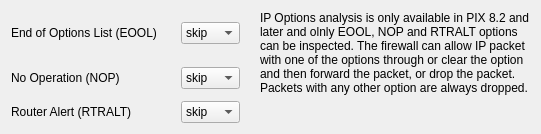
         <widget class="QWidget" name="tab_3">
          <attribute name="title">
           <string>IP options</string>
          </attribute>
          <layout class="QGridLayout" name="pixAdvanced_gridLayout">
           <property name="horizontalSpacing">
            <number>20</number>
           </property>
           <item row="0" column="0">
            <widget class="QLabel" name="label_5">
             <property name="text">
              <string>End of Options List (EOOL) </string>
             </property>
            </widget>
           </item>
           <item row="0" column="1">
            <widget class="QComboBox" name="pix_ip_options_eool_switch">
             <item>
              <property name="text">
               <string>skip</string>
              </property>
             </item>
             <item>
              <property name="text">
               <string>allow</string>
              </property>
             </item>
             <item>
              <property name="text">
               <string>drop</string>
              </property>
             </item>
             <item>
              <property name="text">
               <string>clear</string>
              </property>
             </item>
            </widget>
           </item>
           <item row="0" column="2" rowspan="2">
            <widget class="QLabel" name="label_8">
             <property name="sizePolicy">
              <sizepolicy hsizetype="Expanding" vsizetype="Preferred">
               <horstretch>0</horstretch>
               <verstretch>0</verstretch>
              </sizepolicy>
             </property>
             <property name="text">
              <string>IP Options analysis is only available in PIX 8.2 and later and olnly EOOL, NOP and RTRALT options can be inspected. The firewall can allow IP packet with one of the options through or clear the option and then forward the packet, or drop the packet. Packets with any other option are always dropped.</string>
             </property>
             <property name="wordWrap">
              <bool>true</bool>
             </property>
            </widget>
           </item>
           <item row="1" column="0">
            <widget class="QLabel" name="label_6">
             <property name="text">
              <string>No Operation (NOP) </string>
             </property>
            </widget>
           </item>
           <item row="1" column="1">
            <widget class="QComboBox" name="pix_ip_options_nop_switch">
             <item>
              <property name="text">
               <string>skip</string>
              </property>
             </item>
             <item>
              <property name="text">
               <string>allow</string>
              </property>
             </item>
             <item>
              <property name="text">
               <string>drop</string>
              </property>
             </item>
             <item>
              <property name="text">
               <string>clear</string>
              </property>
             </item>
            </widget>
           </item>
           <item row="2" column="0">
            <widget class="QLabel" name="label_7">
             <property name="text">
              <string>Router Alert (RTRALT)</string>
             </property>
            </widget>
           </item>
           <item row="2" column="1">
            <widget class="QComboBox" name="pix_ip_options_rtralt_switch">
             <item>
              <property name="text">
               <string>skip</string>
              </property>
             </item>
             <item>
              <property name="text">
               <string>allow</string>
              </property>
             </item>
             <item>
              <property name="text">
               <string>drop</string>
              </property>
             </item>
             <item>
              <property name="text">
               <string>clear</string>
              </property>
             </item>
            </widget>
           </item>
          </layout>
         </widget>
